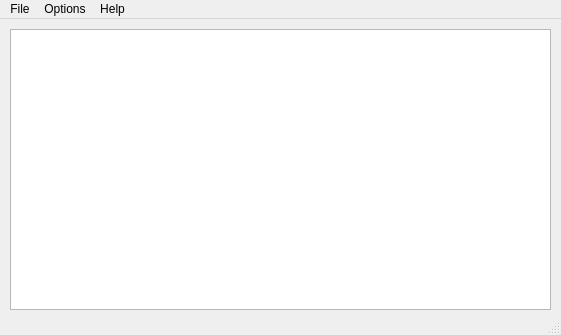
<?xml version="1.0" encoding="UTF-8"?>
<ui version="4.0">
 <class>MainWindow</class>
 <widget class="QMainWindow" name="MainWindow">
  <property name="geometry">
   <rect>
    <x>0</x>
    <y>0</y>
    <width>561</width>
    <height>335</height>
   </rect>
  </property>
  <property name="windowTitle">
   <string>MainWindow</string>
  </property>
  <widget class="QWidget" name="centralwidget">
   <widget class="QWidget" name="verticalLayoutWidget">
    <property name="geometry">
     <rect>
      <x>10</x>
      <y>10</y>
      <width>541</width>
      <height>281</height>
     </rect>
    </property>
    <layout class="QVBoxLayout" name="verticalLayout">
     <item>
      <widget class="QTextEdit" name="textEdit"/>
     </item>
    </layout>
   </widget>
  </widget>
  <widget class="QMenuBar" name="menubar">
   <property name="geometry">
    <rect>
     <x>0</x>
     <y>0</y>
     <width>561</width>
     <height>22</height>
    </rect>
   </property>
   <widget class="QMenu" name="menuFile">
    <property name="title">
     <string>File</string>
    </property>
    <addaction name="actionNew"/>
    <addaction name="actionOpen"/>
    <addaction name="actionSave"/>
    <addaction name="actionSave_As"/>
    <addaction name="actionExit"/>
   </widget>
   <widget class="QMenu" name="menuOptions">
    <property name="title">
     <string>Options</string>
    </property>
    <addaction name="actionFormat"/>
    <addaction name="actionMinify"/>
    <addaction name="actionCompress"/>
    <addaction name="actionDecompress"/>
    <addaction name="actionConvert_to_JSON"/>
    <addaction name="actionCheck"/>
    <addaction name="separator"/>
   </widget>
   <widget class="QMenu" name="menuHelp">
    <property name="title">
     <string>Help</string>
    </property>
    <addaction name="actionAbout_US"/>
   </widget>
   <addaction name="menuFile"/>
   <addaction name="menuOptions"/>
   <addaction name="menuHelp"/>
  </widget>
  <widget class="QStatusBar" name="statusbar"/>
  <action name="actionSave">
   <property name="icon">
    <iconset resource="Resources.qrc">
     <normaloff>:/Images/Save_icon.png</normaloff>:/Images/Save_icon.png</iconset>
   </property>
   <property name="text">
    <string>Save</string>
   </property>
  </action>
  <action name="actionSave_As">
   <property name="icon">
    <iconset resource="Resources.qrc">
     <normaloff>:/Images/SaveAs.png</normaloff>:/Images/SaveAs.png</iconset>
   </property>
   <property name="text">
    <string>Save As</string>
   </property>
  </action>
  <action name="actionExit">
   <property name="icon">
    <iconset resource="Resources.qrc">
     <normaloff>:/Images/Exit.png</normaloff>:/Images/Exit.png</iconset>
   </property>
   <property name="text">
    <string>Exit</string>
   </property>
  </action>
  <action name="actionCompress">
   <property name="icon">
    <iconset resource="Resources.qrc">
     <normaloff>:/Images/Compress.png</normaloff>:/Images/Compress.png</iconset>
   </property>
   <property name="text">
    <string>Compress</string>
   </property>
  </action>
  <action name="actionConvert_to_JSON">
   <property name="icon">
    <iconset resource="Resources.qrc">
     <normaloff>:/Images/JSON.png</normaloff>:/Images/JSON.png</iconset>
   </property>
   <property name="text">
    <string>Convert to JSON</string>
   </property>
  </action>
  <action name="actionFormat">
   <property name="icon">
    <iconset resource="Resources.qrc">
     <normaloff>:/Images/Format.png</normaloff>:/Images/Format.png</iconset>
   </property>
   <property name="text">
    <string>Prittify</string>
   </property>
  </action>
  <action name="actionAbout_US">
   <property name="icon">
    <iconset resource="Resources.qrc">
     <normaloff>:/Images/about.png</normaloff>:/Images/about.png</iconset>
   </property>
   <property name="text">
    <string>About Us</string>
   </property>
  </action>
  <action name="actionOpen">
   <property name="icon">
    <iconset resource="Resources.qrc">
     <normaloff>:/Images/Open.png</normaloff>:/Images/Open.png</iconset>
   </property>
   <property name="text">
    <string>Open</string>
   </property>
  </action>
  <action name="actionNew">
   <property name="icon">
    <iconset resource="Resources.qrc">
     <normaloff>:/Images/New.png</normaloff>:/Images/New.png</iconset>
   </property>
   <property name="text">
    <string>New</string>
   </property>
  </action>
  <action name="actionCheck">
   <property name="text">
    <string>Validation</string>
   </property>
  </action>
  <action name="actionBeautify">
   <property name="text">
    <string>Beautify</string>
   </property>
  </action>
  <action name="actionDecompress">
   <property name="text">
    <string>Decompress</string>
   </property>
  </action>
  <action name="actionMinify">
   <property name="text">
    <string>Minify</string>
   </property>
  </action>
 </widget>
 <resources>
  <include location="Resources.qrc"/>
 </resources>
 <connections/>
</ui>
